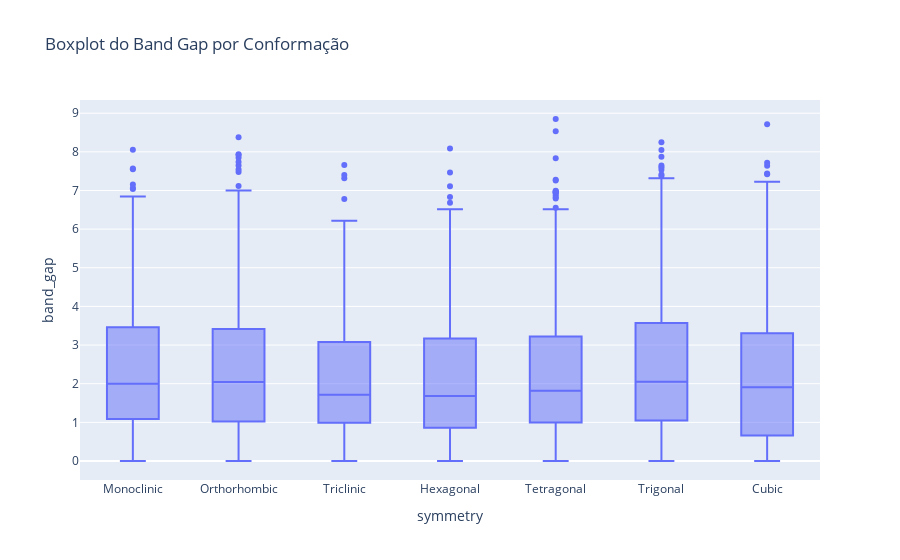

This figure's notebook cell:
### Markdown cell above
Com a matriz de gráficos acima, podemos perceber que há uma aparente relação entre o *band gap* e as propriedades dos materiais que escolhemos. Essa relação sugere que essas propriedades podem ser úteis para prever o *band gap* de materiais, o que justifica a escolha desses atributos para o desenvolvimento do modelo de aprendizado de máquina.

Além disso, também podemos perceber alguns pontos ***outliers***, que podem ser considerados anomalias e devem ser tratados mais adiante.

Por fim, precisamos fazer um gráfico para a relação entre o *band gap* e a conformação cristalina dos materiais, para isso utilizaremos um gráfico boxplot, que é um gráfico que permite visualizar a distribuição de um conjunto de dados, representando a mediana, quartis e *outliers*.

### Code cell
fig = px.box(df, x="symmetry", y="band_gap", title="Boxplot do Band Gap por Conformação")
fig.show()

### Figure 1 — Plotly figure (JSON) as saved in the notebook; plotly's stock layout.template omitted (floating-point values rounded to 4 significant figures; data arrays with more than 128 entries replaced by an {"elided": "..."} marker saying what was removed)
{"data": [{"alignmentgroup": "True", "hovertemplate": "symmetry=%{x}<br>band_gap=%{y}<extra></extra>", "legendgroup": "", "marker": {"color": "#636efa"}, "name": "", "notched": false, "offsetgroup": "", "orientation": "v", "showlegend": false, "type": "box", "x": {"elided": "6247 str values"}, "x0": " ", "xaxis": "x", "y": {"elided": "6247 float values"}, "y0": " ", "yaxis": "y"}], "layout": {"boxmode": "group", "legend": {"tracegroupgap": 0}, "title": {"text": "Boxplot do Band Gap por Conformação"}, "xaxis": {"anchor": "y", "domain": [0, 1], "title": {"text": "symmetry"}}, "yaxis": {"anchor": "x", "domain": [0, 1], "title": {"text": "band_gap"}}}}
